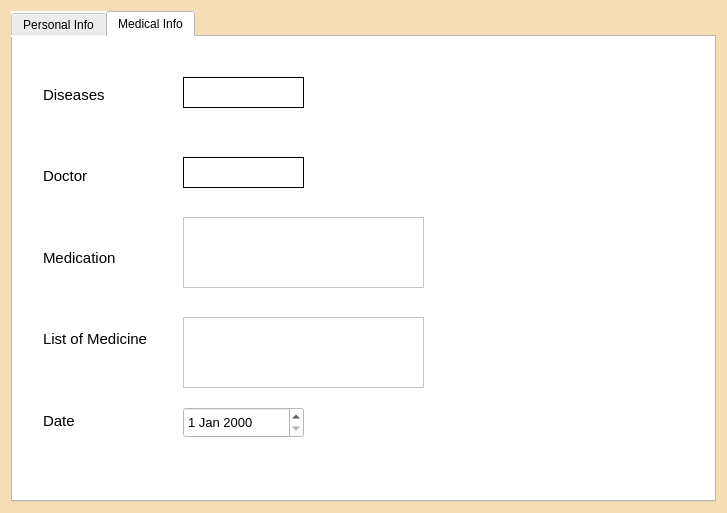
<?xml version="1.0" encoding="UTF-8"?>
<ui version="4.0">
 <class>Dialog</class>
 <widget class="QDialog" name="Dialog">
  <property name="geometry">
   <rect>
    <x>0</x>
    <y>0</y>
    <width>727</width>
    <height>513</height>
   </rect>
  </property>
  <property name="windowTitle">
   <string>PatientForm</string>
  </property>
  <property name="styleSheet">
   <string notr="true">background:rgb(245,222,179)</string>
  </property>
  <layout class="QGridLayout" name="gridLayout">
   <item row="0" column="1">
    <widget class="QTabWidget" name="tabWidget">
     <property name="styleSheet">
      <string notr="true">background:white</string>
     </property>
     <property name="currentIndex">
      <number>1</number>
     </property>
     <widget class="QWidget" name="tab">
      <attribute name="title">
       <string>Personal Info</string>
      </attribute>
      <widget class="QLabel" name="label_patientId">
       <property name="geometry">
        <rect>
         <x>180</x>
         <y>40</y>
         <width>121</width>
         <height>31</height>
        </rect>
       </property>
       <property name="font">
        <font>
         <pointsize>11</pointsize>
         <weight>50</weight>
         <bold>false</bold>
        </font>
       </property>
       <property name="autoFillBackground">
        <bool>false</bool>
       </property>
       <property name="styleSheet">
        <string notr="true">border:1px solid black;</string>
       </property>
       <property name="lineWidth">
        <number>2</number>
       </property>
       <property name="text">
        <string/>
       </property>
       <property name="margin">
        <number>0</number>
       </property>
       <property name="indent">
        <number>-1</number>
       </property>
       <property name="openExternalLinks">
        <bool>false</bool>
       </property>
      </widget>
      <widget class="QLabel" name="label_name">
       <property name="geometry">
        <rect>
         <x>180</x>
         <y>120</y>
         <width>121</width>
         <height>31</height>
        </rect>
       </property>
       <property name="font">
        <font>
         <pointsize>11</pointsize>
         <weight>50</weight>
         <bold>false</bold>
        </font>
       </property>
       <property name="autoFillBackground">
        <bool>false</bool>
       </property>
       <property name="styleSheet">
        <string notr="true">border:1px solid black;</string>
       </property>
       <property name="lineWidth">
        <number>2</number>
       </property>
       <property name="text">
        <string/>
       </property>
       <property name="margin">
        <number>0</number>
       </property>
       <property name="indent">
        <number>-1</number>
       </property>
       <property name="openExternalLinks">
        <bool>false</bool>
       </property>
      </widget>
      <widget class="QLabel" name="label_gender">
       <property name="geometry">
        <rect>
         <x>180</x>
         <y>210</y>
         <width>121</width>
         <height>31</height>
        </rect>
       </property>
       <property name="font">
        <font>
         <pointsize>11</pointsize>
         <weight>50</weight>
         <bold>false</bold>
        </font>
       </property>
       <property name="autoFillBackground">
        <bool>false</bool>
       </property>
       <property name="styleSheet">
        <string notr="true">border:1px solid black;</string>
       </property>
       <property name="lineWidth">
        <number>2</number>
       </property>
       <property name="text">
        <string/>
       </property>
       <property name="margin">
        <number>0</number>
       </property>
       <property name="indent">
        <number>-1</number>
       </property>
       <property name="openExternalLinks">
        <bool>false</bool>
       </property>
      </widget>
      <widget class="QLabel" name="label_age">
       <property name="geometry">
        <rect>
         <x>180</x>
         <y>290</y>
         <width>121</width>
         <height>31</height>
        </rect>
       </property>
       <property name="font">
        <font>
         <pointsize>11</pointsize>
         <weight>50</weight>
         <bold>false</bold>
        </font>
       </property>
       <property name="autoFillBackground">
        <bool>false</bool>
       </property>
       <property name="styleSheet">
        <string notr="true">border:1px solid black;</string>
       </property>
       <property name="lineWidth">
        <number>2</number>
       </property>
       <property name="text">
        <string/>
       </property>
       <property name="margin">
        <number>0</number>
       </property>
       <property name="indent">
        <number>-1</number>
       </property>
       <property name="openExternalLinks">
        <bool>false</bool>
       </property>
      </widget>
      <widget class="QLabel" name="label_city">
       <property name="geometry">
        <rect>
         <x>180</x>
         <y>370</y>
         <width>121</width>
         <height>31</height>
        </rect>
       </property>
       <property name="font">
        <font>
         <pointsize>11</pointsize>
         <weight>50</weight>
         <bold>false</bold>
        </font>
       </property>
       <property name="autoFillBackground">
        <bool>false</bool>
       </property>
       <property name="styleSheet">
        <string notr="true">border:1px solid black;</string>
       </property>
       <property name="lineWidth">
        <number>2</number>
       </property>
       <property name="text">
        <string/>
       </property>
       <property name="margin">
        <number>0</number>
       </property>
       <property name="indent">
        <number>-1</number>
       </property>
       <property name="openExternalLinks">
        <bool>false</bool>
       </property>
      </widget>
      <widget class="QLabel" name="label_doctor">
       <property name="geometry">
        <rect>
         <x>520</x>
         <y>40</y>
         <width>121</width>
         <height>31</height>
        </rect>
       </property>
       <property name="font">
        <font>
         <pointsize>11</pointsize>
         <weight>50</weight>
         <bold>false</bold>
        </font>
       </property>
       <property name="autoFillBackground">
        <bool>false</bool>
       </property>
       <property name="styleSheet">
        <string notr="true">border:1px solid black;</string>
       </property>
       <property name="lineWidth">
        <number>2</number>
       </property>
       <property name="text">
        <string/>
       </property>
       <property name="margin">
        <number>0</number>
       </property>
       <property name="indent">
        <number>-1</number>
       </property>
       <property name="openExternalLinks">
        <bool>false</bool>
       </property>
      </widget>
      <widget class="QLabel" name="label_fathername">
       <property name="geometry">
        <rect>
         <x>530</x>
         <y>120</y>
         <width>121</width>
         <height>31</height>
        </rect>
       </property>
       <property name="font">
        <font>
         <pointsize>11</pointsize>
         <weight>50</weight>
         <bold>false</bold>
        </font>
       </property>
       <property name="autoFillBackground">
        <bool>false</bool>
       </property>
       <property name="styleSheet">
        <string notr="true">border:1px solid black;</string>
       </property>
       <property name="lineWidth">
        <number>2</number>
       </property>
       <property name="text">
        <string/>
       </property>
       <property name="margin">
        <number>0</number>
       </property>
       <property name="indent">
        <number>-1</number>
       </property>
       <property name="openExternalLinks">
        <bool>false</bool>
       </property>
      </widget>
      <widget class="QLabel" name="label_phone">
       <property name="geometry">
        <rect>
         <x>520</x>
         <y>200</y>
         <width>121</width>
         <height>31</height>
        </rect>
       </property>
       <property name="font">
        <font>
         <pointsize>11</pointsize>
         <weight>50</weight>
         <bold>false</bold>
        </font>
       </property>
       <property name="autoFillBackground">
        <bool>false</bool>
       </property>
       <property name="styleSheet">
        <string notr="true">border:1px solid black;</string>
       </property>
       <property name="lineWidth">
        <number>2</number>
       </property>
       <property name="text">
        <string/>
       </property>
       <property name="margin">
        <number>0</number>
       </property>
       <property name="indent">
        <number>-1</number>
       </property>
       <property name="openExternalLinks">
        <bool>false</bool>
       </property>
      </widget>
      <widget class="QLabel" name="label_email">
       <property name="geometry">
        <rect>
         <x>520</x>
         <y>280</y>
         <width>121</width>
         <height>31</height>
        </rect>
       </property>
       <property name="font">
        <font>
         <pointsize>11</pointsize>
         <weight>50</weight>
         <bold>false</bold>
        </font>
       </property>
       <property name="autoFillBackground">
        <bool>false</bool>
       </property>
       <property name="styleSheet">
        <string notr="true">border:1px solid black;</string>
       </property>
       <property name="lineWidth">
        <number>2</number>
       </property>
       <property name="text">
        <string/>
       </property>
       <property name="margin">
        <number>0</number>
       </property>
       <property name="indent">
        <number>-1</number>
       </property>
       <property name="openExternalLinks">
        <bool>false</bool>
       </property>
      </widget>
      <widget class="QWidget" name="layoutWidget">
       <property name="geometry">
        <rect>
         <x>40</x>
         <y>20</y>
         <width>101</width>
         <height>401</height>
        </rect>
       </property>
       <layout class="QVBoxLayout" name="verticalLayout">
        <item>
         <widget class="QLabel" name="label">
          <property name="font">
           <font>
            <pointsize>11</pointsize>
           </font>
          </property>
          <property name="text">
           <string>Patient Id</string>
          </property>
         </widget>
        </item>
        <item>
         <widget class="QLabel" name="label_2">
          <property name="font">
           <font>
            <pointsize>11</pointsize>
           </font>
          </property>
          <property name="text">
           <string>Name</string>
          </property>
         </widget>
        </item>
        <item>
         <widget class="QLabel" name="label_3">
          <property name="font">
           <font>
            <pointsize>11</pointsize>
           </font>
          </property>
          <property name="text">
           <string>Gender</string>
          </property>
         </widget>
        </item>
        <item>
         <widget class="QLabel" name="label_4">
          <property name="font">
           <font>
            <pointsize>11</pointsize>
           </font>
          </property>
          <property name="text">
           <string>Age</string>
          </property>
         </widget>
        </item>
        <item>
         <widget class="QLabel" name="label_5">
          <property name="font">
           <font>
            <pointsize>11</pointsize>
           </font>
          </property>
          <property name="text">
           <string>City</string>
          </property>
         </widget>
        </item>
       </layout>
      </widget>
      <widget class="QWidget" name="layoutWidget">
       <property name="geometry">
        <rect>
         <x>380</x>
         <y>20</y>
         <width>101</width>
         <height>311</height>
        </rect>
       </property>
       <layout class="QVBoxLayout" name="verticalLayout_2">
        <item>
         <widget class="QLabel" name="label_6">
          <property name="font">
           <font>
            <pointsize>11</pointsize>
           </font>
          </property>
          <property name="text">
           <string>Doctor</string>
          </property>
         </widget>
        </item>
        <item>
         <widget class="QLabel" name="label_7">
          <property name="font">
           <font>
            <pointsize>11</pointsize>
           </font>
          </property>
          <property name="text">
           <string>Father Name</string>
          </property>
         </widget>
        </item>
        <item>
         <widget class="QLabel" name="label_8">
          <property name="font">
           <font>
            <pointsize>11</pointsize>
           </font>
          </property>
          <property name="text">
           <string>Phone No</string>
          </property>
         </widget>
        </item>
        <item>
         <widget class="QLabel" name="label_9">
          <property name="font">
           <font>
            <pointsize>11</pointsize>
           </font>
          </property>
          <property name="text">
           <string>Email</string>
          </property>
         </widget>
        </item>
       </layout>
      </widget>
     </widget>
     <widget class="QWidget" name="tab_2">
      <attribute name="title">
       <string>Medical Info</string>
      </attribute>
      <widget class="QLabel" name="label_diseases">
       <property name="geometry">
        <rect>
         <x>170</x>
         <y>40</y>
         <width>121</width>
         <height>31</height>
        </rect>
       </property>
       <property name="font">
        <font>
         <pointsize>11</pointsize>
         <weight>50</weight>
         <bold>false</bold>
        </font>
       </property>
       <property name="autoFillBackground">
        <bool>false</bool>
       </property>
       <property name="styleSheet">
        <string notr="true">border:1px solid black;</string>
       </property>
       <property name="lineWidth">
        <number>2</number>
       </property>
       <property name="text">
        <string/>
       </property>
       <property name="margin">
        <number>0</number>
       </property>
       <property name="indent">
        <number>-1</number>
       </property>
       <property name="openExternalLinks">
        <bool>false</bool>
       </property>
      </widget>
      <widget class="QLabel" name="label_doctor_2">
       <property name="geometry">
        <rect>
         <x>170</x>
         <y>120</y>
         <width>121</width>
         <height>31</height>
        </rect>
       </property>
       <property name="font">
        <font>
         <pointsize>11</pointsize>
         <weight>50</weight>
         <bold>false</bold>
        </font>
       </property>
       <property name="autoFillBackground">
        <bool>false</bool>
       </property>
       <property name="styleSheet">
        <string notr="true">border:1px solid black;</string>
       </property>
       <property name="lineWidth">
        <number>2</number>
       </property>
       <property name="text">
        <string/>
       </property>
       <property name="margin">
        <number>0</number>
       </property>
       <property name="indent">
        <number>-1</number>
       </property>
       <property name="openExternalLinks">
        <bool>false</bool>
       </property>
      </widget>
      <widget class="QDateEdit" name="dateEdit">
       <property name="geometry">
        <rect>
         <x>170</x>
         <y>370</y>
         <width>121</width>
         <height>31</height>
        </rect>
       </property>
       <property name="font">
        <font>
         <pointsize>10</pointsize>
        </font>
       </property>
      </widget>
      <widget class="QWidget" name="layoutWidget">
       <property name="geometry">
        <rect>
         <x>30</x>
         <y>20</y>
         <width>121</width>
         <height>401</height>
        </rect>
       </property>
       <layout class="QVBoxLayout" name="verticalLayout_3">
        <item>
         <widget class="QLabel" name="label_10">
          <property name="font">
           <font>
            <pointsize>11</pointsize>
           </font>
          </property>
          <property name="text">
           <string>Diseases</string>
          </property>
         </widget>
        </item>
        <item>
         <widget class="QLabel" name="label_11">
          <property name="font">
           <font>
            <pointsize>11</pointsize>
           </font>
          </property>
          <property name="text">
           <string>Doctor</string>
          </property>
         </widget>
        </item>
        <item>
         <widget class="QLabel" name="label_12">
          <property name="font">
           <font>
            <pointsize>11</pointsize>
           </font>
          </property>
          <property name="text">
           <string>Medication</string>
          </property>
         </widget>
        </item>
        <item>
         <widget class="QLabel" name="label_13">
          <property name="font">
           <font>
            <pointsize>11</pointsize>
           </font>
          </property>
          <property name="text">
           <string>List of Medicine</string>
          </property>
         </widget>
        </item>
        <item>
         <widget class="QLabel" name="label_14">
          <property name="font">
           <font>
            <pointsize>11</pointsize>
           </font>
          </property>
          <property name="text">
           <string>Date</string>
          </property>
         </widget>
        </item>
       </layout>
      </widget>
      <widget class="QPlainTextEdit" name="plainTextEdit_medication">
       <property name="geometry">
        <rect>
         <x>170</x>
         <y>180</y>
         <width>241</width>
         <height>71</height>
        </rect>
       </property>
       <property name="font">
        <font>
         <pointsize>11</pointsize>
        </font>
       </property>
      </widget>
      <widget class="QPlainTextEdit" name="plainTextEdit_listOfMedicine">
       <property name="geometry">
        <rect>
         <x>170</x>
         <y>280</y>
         <width>241</width>
         <height>71</height>
        </rect>
       </property>
       <property name="font">
        <font>
         <pointsize>11</pointsize>
        </font>
       </property>
      </widget>
     </widget>
    </widget>
   </item>
  </layout>
 </widget>
 <resources/>
 <connections/>
</ui>
